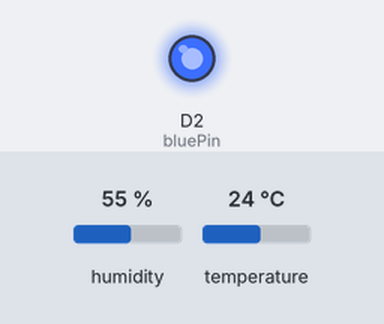
Bench run of a sketch on a simulated ESP8266 (NodeMCU). Shown: output pins drawn as LEDs (lit = HIGH). The inputs (shaded band) are chosen by the test bench; at power-on: humidity 55 %, temperature 24 °C. WiFi joins after 1.5 s; servers stay silent unless stated; what the sketch prints to the serial monitor is not drawn.

Above: at 9.2 s.
At 24.3 s:
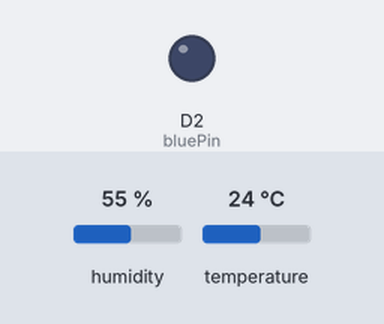
Timing chart, 0 to 40.8 s (numbered marks = the images above):
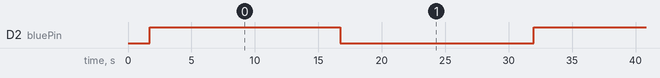

The sketch:

week8.ino
```cpp
#include<DHT.h>
#include <ESP8266WiFi.h>
#include <ThingSpeak.h>
#define DHTPIN D4
int bluePin = D2;
#define DHTTYPE DHT11

//wifi, thinkspeak 아이디, 암호 선언
const char* ssid = "KT_GiGA_2G_Wave2_1615";
const char* password = "kz58zd4056";
const char* server = "api.thingspeak.com";
String apiKey = "7970H9UIMUWSMHLI";


DHT dht(DHTPIN, DHTTYPE, D4);

WiFiClient client;

void setup() {
  Serial.begin(9600);
  Serial.println();
  Serial.println("ThingSpeak");


  //lcd 출력설정
  pinMode(bluePin, OUTPUT);
  pinMode(bluePin, OUTPUT);

  dht.begin(); //온습도 센서 통신
  Serial.println();
  Serial.print("Connecting to ");
  Serial.println(ssid);
  WiFi.begin(ssid, password);


  while(WiFi.status() != WL_CONNECTED) { //wifi연결이 되지 않았을 시
    delay(500);
    Serial.print(".");
  }

  Serial.println();
  Serial.println("WiFi connected!!");


}

void loop()
{
    float t,h;
    t = dht.readTemperature();
    h = dht.readHumidity();

     if (isnan(h) || isnan(t))
     {
        Serial.println("Failed to read from DHT sensor!");
         return;
       }


    if(client.connect(server,80)) { //서버가 연결되었다면
      String postStr = apiKey;
      postStr += "&field1="; //첫번째 field에
      postStr +=String(t); //온도값 추가
      postStr += "&field2="; //두번째 field에
      postStr +=String(h); //습도값 추가
      postStr += "\r\n\r\n";

       digitalWrite(bluePin, HIGH); //파란색LED ON
       delay(15000);
       digitalWrite(bluePin, LOW); //파란색LED OFF
       delay(15000);

       // 클라이언트 리퀘스트에 대한 응답 메시지를 시리얼통신으로 클라이언트에 전송

      client.print("POST /update HTTP/1.1\n");
      client.print("Host: api.thingspeak.com\n");
      client.print("Connection: close\n");
      client.print("X-THINGSPEAKAPIKEY: "+apiKey+"\n");
      client.print("Content-Type: application/x-www-form-urlencoded\n");
      client.print("Content-Length: ");
      client.print(postStr.length());
      client.print("\n\n");
      client.print(postStr);

      Serial.print("Temperature: ");
      Serial.print(t);
      Serial.print(" degrees Celcius, Humidity: ");
      Serial.print(h);
      Serial.println("%. Send to Thingspeak.");
      }
      client.stop();

      Serial.println("Waiting...");


}
```

Measured:
- by itself, D2 (bluePin): alternates HIGH for 15.0 s and LOW for 15.2 s
